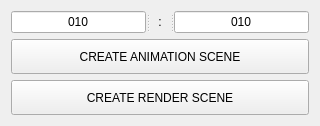
<?xml version="1.0" encoding="UTF-8"?>
<ui version="4.0">
 <class>CreateScene</class>
 <widget class="QWidget" name="CreateScene">
  <property name="geometry">
   <rect>
    <x>0</x>
    <y>0</y>
    <width>320</width>
    <height>120</height>
   </rect>
  </property>
  <property name="windowTitle">
   <string>Create Scene</string>
  </property>
  <layout class="QVBoxLayout" name="verticalLayout">
   <item>
    <widget class="QSplitter" name="splitter">
     <property name="orientation">
      <enum>Qt::Horizontal</enum>
     </property>
     <widget class="QLineEdit" name="lin_episode">
      <property name="maximumSize">
       <size>
        <width>1000</width>
        <height>16777215</height>
       </size>
      </property>
      <property name="text">
       <string>010</string>
      </property>
      <property name="alignment">
       <set>Qt::AlignCenter</set>
      </property>
     </widget>
     <widget class="QLabel" name="lab_shot">
      <property name="minimumSize">
       <size>
        <width>20</width>
        <height>0</height>
       </size>
      </property>
      <property name="maximumSize">
       <size>
        <width>20</width>
        <height>16777215</height>
       </size>
      </property>
      <property name="text">
       <string>:</string>
      </property>
      <property name="alignment">
       <set>Qt::AlignCenter</set>
      </property>
     </widget>
     <widget class="QLineEdit" name="lin_shot">
      <property name="maximumSize">
       <size>
        <width>1000</width>
        <height>16777215</height>
       </size>
      </property>
      <property name="text">
       <string>010</string>
      </property>
      <property name="alignment">
       <set>Qt::AlignCenter</set>
      </property>
     </widget>
    </widget>
   </item>
   <item>
    <widget class="QPushButton" name="btn_createAnimScene">
     <property name="minimumSize">
      <size>
       <width>0</width>
       <height>35</height>
      </size>
     </property>
     <property name="text">
      <string>CREATE ANIMATION SCENE</string>
     </property>
    </widget>
   </item>
   <item>
    <widget class="QPushButton" name="btn_createRenderScene">
     <property name="minimumSize">
      <size>
       <width>0</width>
       <height>35</height>
      </size>
     </property>
     <property name="text">
      <string>CREATE RENDER SCENE</string>
     </property>
    </widget>
   </item>
  </layout>
 </widget>
 <resources/>
 <connections/>
</ui>
